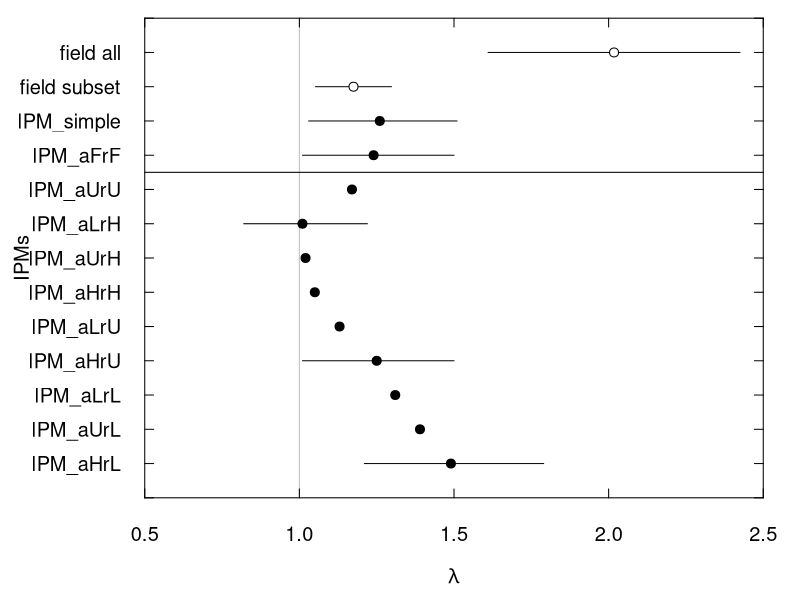

The R script that drew this image:
### Will King
### Ch 3 - population model for B. glandula, IPM

# ---- load data and packages ----
library(scales)

lambdas <- read.csv('ch3_IPM_compare_lambdas.csv', header = T)
lambdas.model <- lambdas[lambdas$type == 'IPM', ]

# ---- adjust data and calculate terms ----

## order lambdas.model
# display data in order of: field, then uniform, then from lowest to highest lambda

moop <- lambdas.model[-c(1:3), ]
meep <- moop[order(moop$lambda), ]
lambdas.model <- rbind(lambdas.model[1:3, ], meep)
rm(moop, meep)

# make continuous variable for easier plotting
lambdas.model$cont <- seq(1:length(lambdas.model$lambda))

# calculate field mean and se with all data included
lambda.field.all_mean <- mean(lambdas$lambda[lambdas$type == 'field'])
lambda.field.all_se <- sd(lambdas$lambda[lambdas$type == 'field'])/sqrt(12)
lambda.field.all_serange <- c(lambda.field.all_mean - lambda.field.all_se # lower
                              , lambda.field.all_mean + lambda.field.all_se # upper
)

# calculate field mean and se with lambdas 2.00 or greater excluded (4 points excluded)
lambda.field.subset_mean <- mean(lambdas$lambda[lambdas$type == 'field' & lambdas$lambda < 2])
lambda.field.subset_se <- sd(lambdas$lambda[lambdas$type == 'field'& lambdas$lambda < 2])/sqrt(9)
lambda.field.subset_serange <- c(lambda.field.subset_mean - lambda.field.subset_se # lower
                              , lambda.field.subset_mean + lambda.field.subset_se # upper
)


# ---- plot: vertical style ----

pdf('plots/compare_lambdas.pdf', width = 5, height = 7)
par(xpd = NA
    , cex = 1.2
    , mar = c(5, 5, 1.5, 0.5)
)

## blank plot
plot(cont ~ lambda
     , data = lambdas.model
     , ylim = c(max(cont), min(cont)-2)
     , xlim = c(0.5, 2.5)
     , type = 'n'
     , axes = F
     , xlab = ''
     , ylab = ''
)

## add line of zero population growth
lines(x = c(1, 1)
      , y = c(min(lambdas.model$cont)-3, max(lambdas.model$cont)+1)
      , col = 'gray'
      #, lty = 2
)

## add line separating comparisons you want to make
lines(x = c(0.5, 2.5)
      , y = c(2.5, 2.5)
      # , col = 'gray'
      # , lty = 2
)

# mean and se of all field lambdas
lines(y = c(min(lambdas.model$cont) - 2, min(lambdas.model$cont) - 2)
      , x = c(lambda.field.all_serange[1], lambda.field.all_serange[2])
)
points(y = min(lambdas.model$cont) - 2
       , x = lambda.field.all_mean
       , pch = 21
       , bg = 'white'
)

# mean and se of field lambdas < 2
lines(y = c(min(lambdas.model$cont) - 1, min(lambdas.model$cont) - 1)
      , x = c(lambda.field.subset_serange[1], lambda.field.subset_serange[2])
)
points(y = min(lambdas.model$cont) - 1
       , x = lambda.field.subset_mean
       , pch = 21
       , bg = 'white'
)

## 95% CIs of model lambdas
for (i in min(lambdas.model$cont):max(lambdas.model$cont)){
  lines(y = c(i, i)
        , x = c(lambdas.model$confint95_lower[lambdas.model$cont == i]
                , lambdas.model$confint95_upper[lambdas.model$cont == i])
  )
}

## model lambdas in black
points(cont ~ lambda
       , data = lambdas.model
       , xlim = c(0.5, 2.5)
       , ylim = c(min(cont)-2, max(cont))
       , col = 'black'
       , pch = 19
)


# axes and axes labels

axis(1
     , las = 1
     , pos = max(lambdas.model$cont) + 1
     , tck = 0.02
)
axis(2 
     , at = seq(from = min(lambdas.model$cont) - 3
                , to = max(lambdas.model$cont) + 1
                , by = 1)
     , pos = 0.5
     , tck = 0.02
     , labels = c('', 'field all', 'field subset', as.character(lambdas.model$scenario), '')
     , las = 2
)
axis(3
     , las = 1
     , pos = min(lambdas.model$cont) - 3
     , tck = 0.02
     , labels = F
)

axis(4
     , at = seq(from = min(lambdas.model$cont) - 3
                , to = max(lambdas.model$cont) + 1
                , by = 1)
     , pos = 2.5
     , tck = 0.02
     , labels = F
)


mtext(expression(lambda)
      , side = 1
      , line = 3.5
      , cex = 1.2
)

mtext('IPMs'
      , side = 2
      , line = 3.6
      , cex = 1.2
)

lines(y = c(min(lambdas.model$cont), 4.3)
      , x = c(-0.15, -0.15)
)

lines(y = c(5.7, max(lambdas.model$cont))
      , x = c(-0.15, -0.15)
)

dev.off()

# ---- graveyard ----
# # ---- plot: horizontal style ----
# 
# ## blank plot
# plot(lambda ~ cont
#      , data = lambdas.model
#      , ylim = c(0.5, 2.5)
#      , xlim = c(min(cont)-2, max(cont))
#      , type = 'n'
#      , axes = F
#      , xlab = ''
#      , ylab = ''
#      )
# 
# ## add line of zero population growth
# lines(x = c(min(lambdas.model$cont)-3, max(lambdas.model$cont)+1)
#       , y = c(1, 1)
#       , col = 'gray'
#       , lty = 2
# )
# 
# # mean and se of all field lambdas
# lines(x = c(min(lambdas.model$cont) - 2, min(lambdas.model$cont) - 2)
#       , y = c(lambda.field.all_serange[1], lambda.field.all_serange[2])
# )
# points(x = min(lambdas.model$cont) - 2
#        , y = lambda.field.all_mean
#        , pch = 21
#        , bg = 'white'
# )
# 
# # mean and se of field lambdas < 2
# lines(x = c(min(lambdas.model$cont) - 1, min(lambdas.model$cont) - 1)
#       , y = c(lambda.field.subset_serange[1], lambda.field.subset_serange[2])
# )
# points(x = min(lambdas.model$cont) - 1
#        , y = lambda.field.subset_mean
#        , pch = 21
#        , bg = 'white'
# )
# 
# ## 95% CIs of model lambdas
# for (i in min(lambdas.model$cont):max(lambdas.model$cont)){
#   lines(x = c(i, i)
#         , y = c(lambdas.model$confint95_lower[lambdas.model$cont == i]
#                 , lambdas.model$confint95_upper[lambdas.model$cont == i])
#   )
# }
# 
# ## model lambdas in black
# points(lambda ~ cont
#        , data = lambdas.model
#        , ylim = c(0.5, 2.5)
#        , xlim = c(min(cont)-2, max(cont))
#        , col = 'black'
#        , pch = 19
# )
# 
# 
# # axes and axes labels
# axis(1 
#      , at = seq(from = min(lambdas.model$cont) - 3
#                 , to = max(lambdas.model$cont) + 1
#                 , by = 1)
#      , pos = 0.5
#      , tck = 0.02
#      , labels = c('', 'field all', 'field subset', as.character(lambdas.model$scenario), '')
#      , las = 2
# )
# axis(2
#      , las = 1
#      , pos = min(lambdas.model$cont) - 3
#      , tck = 0.02
# )
# axis(3
#      , at = seq(from = min(lambdas.model$cont) - 3
#                 , to = max(lambdas.model$cont) + 1
#                 , by = 1)
#      , pos = 2.5
#      , tck = 0.02
#      , labels = F
# )
# axis(4
#      , las = 1
#      , pos = max(lambdas.model$cont) + 1
#      , tck = 0.02
#      , labels = F
# )
# 
# 
# mtext('Lambda'
#       , side = 2
#       , line = 3
#       , cex = 1.2
# )

# ---- subscripts ----
# ## make vector of nice axes labels
# lamlabels <- c(''
#                , 'field all'
#                , 'field subset'
#                , expression(IPM[size-only])
#                , expression(IPM[aFrF])
#                , expression(IPM[aUrU])
#                , expression(IPM[aLrH])
#                , expression(IPM[aUrH])
#                , expression(IPM[aHrH])
#                , expression(IPM[aLrU])
#                , expression(IPM[aHrU])
#                , expression(IPM[aLrL])
#                , expression(IPM[aUrL])
#                , expression(IPM[aHrL])
#                , ''
# )
